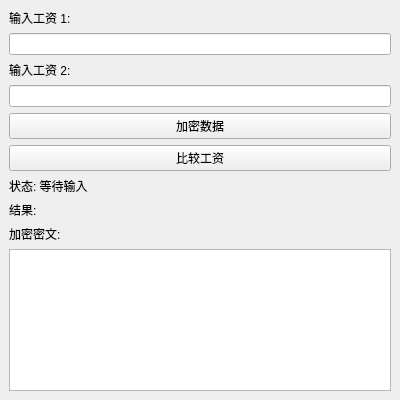
<?xml version="1.0" encoding="UTF-8"?>
<ui version="4.0">
 <class>MainWindow</class>
 <widget class="QMainWindow" name="MainWindow">
  <property name="geometry">
   <rect>
    <x>0</x>
    <y>0</y>
    <width>400</width>
    <height>400</height>
   </rect>
  </property>
  <property name="windowTitle">
   <string>Homomorphic Encryption Demo</string>
  </property>
  <widget class="QWidget" name="centralwidget">
   <layout class="QVBoxLayout" name="verticalLayout">
    <item>
     <widget class="QLabel" name="label">
      <property name="text">
       <string>输入工资 1:</string>
      </property>
     </widget>
    </item>
    <item>
     <widget class="QLineEdit" name="salary1Input"/>
    </item>
    <item>
     <widget class="QLabel" name="label_2">
      <property name="text">
       <string>输入工资 2:</string>
      </property>
     </widget>
    </item>
    <item>
     <widget class="QLineEdit" name="salary2Input"/>
    </item>
    <item>
     <widget class="QPushButton" name="encryptButton">
      <property name="text">
       <string>加密数据</string>
      </property>
     </widget>
    </item>
    <item>
     <widget class="QPushButton" name="compareButton">
      <property name="text">
       <string>比较工资</string>
      </property>
     </widget>
    </item>
    <item>
     <widget class="QLabel" name="statusLabel">
      <property name="text">
       <string>状态: 等待输入</string>
      </property>
     </widget>
    </item>
    <item>
     <widget class="QLabel" name="resultLabel">
      <property name="text">
       <string>结果: </string>
      </property>
     </widget>
    </item>
    <item>
     <widget class="QLabel" name="ciphertextLabel">
      <property name="text">
       <string>加密密文:</string>
      </property>
     </widget>
    </item>
    <item>
     <widget class="QTextEdit" name="ciphertextOutput">
      <property name="readOnly">
       <bool>true</bool>
      </property>
     </widget>
    </item>
   </layout>
  </widget>
 </widget>
 <resources/>
 <connections/>
</ui>
